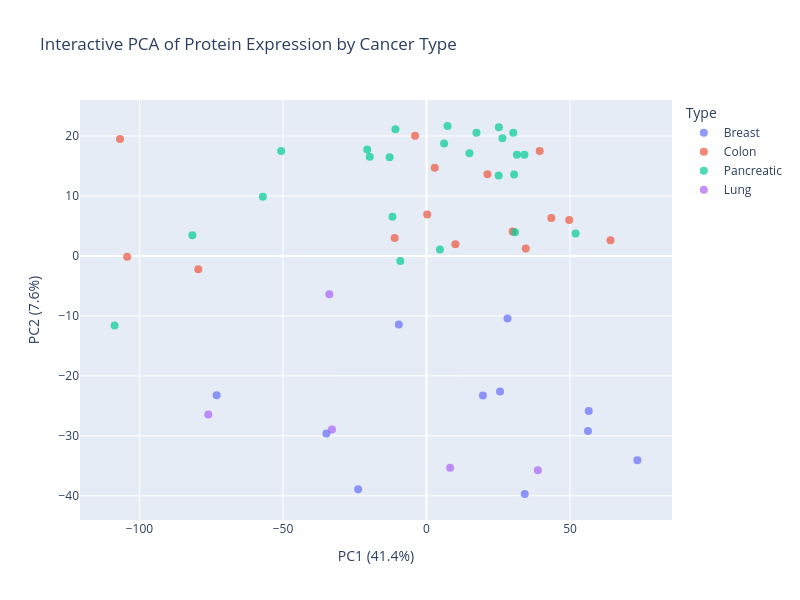

Write notebook code for a chart like this one.
### Code cell
import plotly.express as px
# Initialize PCA
pca = PCA(n_components=20, random_state=42)  # 2 components for visualization

# Fit + transform
X = expr_avg_filt1.T
X.columns = X.columns.astype(str)
X_pca = pca.fit_transform(X)


# Convert to DataFrame for plotting
pca_df = pd.DataFrame(X_pca, index=X.index, columns=["PC1", "PC2", "PC3", "PC4", "PC5", "PC6", "PC7", "PC8", "PC9", "PC10",
                                                    "PC11", "PC12", "PC13", "PC14", "PC15", "PC16", "PC17", "PC18","PC19",
                                                    "PC20"])

# Make sure PCA DataFrame has sample identifiers as a column
pca_df["Sample_ID"] = pca_df.index  # Assuming index = original column names

# Merge PCA results with metadata
pca_df_merged = pca_df.merge(df_pca_md, on="Sample_ID")

# Interactive PCA plot
fig = px.scatter(
    pca_df_merged,
    x="PC1",
    y="PC2",
    color="Type",                  # color points by Type
    hover_data=["Sample_ID", "Type"],  # info shown on hover
    title="Interactive PCA of Protein Expression by Cancer Type",
    width=800,
    height=600
)

# Customize marker appearance
fig.update_traces(marker=dict(size=8, opacity=0.7))

# Label axes with explained variance
fig.update_layout(
    xaxis_title=f"PC1 ({pca.explained_variance_ratio_[0]*100:.1f}%)",
    yaxis_title=f"PC2 ({pca.explained_variance_ratio_[1]*100:.1f}%)"
)

fig.show()
#fig.write_html("PCA_Interactive_MP2_E_Resistance_MaxSumNormalized_PC1_PC2.html")

### Figure 1 — Plotly figure (JSON) as saved in the notebook; plotly's stock layout.template omitted (floating-point values rounded to 4 significant figures)
{"data": [{"customdata": [["B67_1", "Breast"], ["VCU_1", "Breast"], ["VCU_24", "Breast"], ["VCU_3", "Breast"], ["VCU_37", "Breast"], ["VCU_4", "Breast"], ["VCU_43", "Breast"], ["VCU_52", "Breast"], ["VCU_57", "Breast"], ["VCU_74", "Breast"], ["VCU_86", "Breast"]], "hovertemplate": "Type=%{customdata[1]}<br>PC1=%{x}<br>PC2=%{y}<br>Sample_ID=%{customdata[0]}<extra></extra>", "legendgroup": "Breast", "marker": {"color": "#636efa", "opacity": 0.7, "size": 8, "symbol": "circle"}, "mode": "markers", "name": "Breast", "orientation": "v", "showlegend": true, "type": "scatter", "x": [-73.12, 34.22, 56.25, 56.51, 28.21, 73.47, 19.65, 25.62, -34.87, -23.83, -9.648], "xaxis": "x", "y": [-23.24, -39.7, -29.19, -25.84, -10.42, -34.06, -23.28, -22.61, -29.59, -38.91, -11.43], "yaxis": "y"}, {"customdata": [["CRC0_2", "Colon"], ["CRC4_P1", "Colon"], ["H107_P1", "Colon"], ["H32_2", "Colon"], ["H36", "Colon"], ["H38_P2", "Colon"], ["H85_1", "Colon"], ["VCU_20", "Colon"], ["VCU_23", "Colon"], ["VCU_26", "Colon"], ["VCU_41", "Colon"], ["VCU_71", "Colon"], ["VCU_73", "Colon"], ["VCU_98", "Colon"], ["VCU_99", "Colon"]], "hovertemplate": "Type=%{customdata[1]}<br>PC1=%{x}<br>PC2=%{y}<br>Sample_ID=%{customdata[0]}<extra></extra>", "legendgroup": "Colon", "marker": {"color": "#EF553B", "opacity": 0.7, "size": 8, "symbol": "circle"}, "mode": "markers", "name": "Colon", "orientation": "v", "showlegend": true, "type": "scatter", "x": [-3.989, -104.3, 39.42, 21.22, 10.07, -79.53, 0.2318, 30.01, -106.8, 64.1, -11.1, 34.58, 2.859, 49.71, 43.49], "xaxis": "x", "y": [20.03, -0.1371, 17.5, 13.64, 1.951, -2.224, 6.889, 4.092, 19.5, 2.623, 3.0, 1.245, 14.7, 6.005, 6.311], "yaxis": "y"}, {"customdata": [["G119_P4", "Pancreatic"], ["G133_P3", "Pancreatic"], ["G186_P2", "Pancreatic"], ["G68_P3", "Pancreatic"], ["P100_P5", "Pancreatic"], ["P65_1", "Pancreatic"], ["VCU_109", "Pancreatic"], ["VCU_111", "Pancreatic"], ["VCU_119", "Pancreatic"], ["VCU_61", "Pancreatic"], ["VCU_62", "Pancreatic"], ["VCU_65", "Pancreatic"], ["VCU_66", "Pancreatic"], ["VCU_67", "Pancreatic"], ["VCU_68", "Pancreatic"], ["VCU_72", "Pancreatic"], ["VCU_75", "Pancreatic"], ["VCU_79", "Pancreatic"], ["VCU_80", "Pancreatic"], ["VCU_81", "Pancreatic"], ["VCU_82", "Pancreatic"], ["VCU_83", "Pancreatic"], ["VCU_84", "Pancreatic"], ["VCU_91", "Pancreatic"]], "hovertemplate": "Type=%{customdata[1]}<br>PC1=%{x}<br>PC2=%{y}<br>Sample_ID=%{customdata[0]}<extra></extra>", "legendgroup": "Pancreatic", "marker": {"color": "#00cc96", "opacity": 0.7, "size": 8, "symbol": "circle"}, "mode": "markers", "name": "Pancreatic", "orientation": "v", "showlegend": true, "type": "scatter", "x": [-81.58, 34.12, -57.01, -108.7, -50.63, -20.66, -12.85, 25.14, 30.51, 51.93, 31.5, 26.47, -19.78, -11.87, 6.133, 25.2, 4.671, 30.82, 17.4, -9.139, 14.95, 7.318, -10.83, 30.22], "xaxis": "x", "y": [3.438, 16.86, 9.872, -11.61, 17.48, 17.74, 16.45, 13.4, 13.57, 3.749, 16.89, 19.64, 16.55, 6.544, 18.75, 21.47, 1.059, 3.944, 20.55, -0.8416, 17.14, 21.67, 21.13, 20.55], "yaxis": "y"}, {"customdata": [["L52", "Lung"], ["L93", "Lung"], ["L98_P1", "Lung"], ["VCU_108", "Lung"], ["VCU_97", "Lung"]], "hovertemplate": "Type=%{customdata[1]}<br>PC1=%{x}<br>PC2=%{y}<br>Sample_ID=%{customdata[0]}<extra></extra>", "legendgroup": "Lung", "marker": {"color": "#ab63fa", "opacity": 0.7, "size": 8, "symbol": "circle"}, "mode": "markers", "name": "Lung", "orientation": "v", "showlegend": true, "type": "scatter", "x": [-76.02, 8.217, -32.95, 38.8, -33.85], "xaxis": "x", "y": [-26.43, -35.34, -28.93, -35.74, -6.402], "yaxis": "y"}], "layout": {"height": 600, "legend": {"title": {"text": "Type"}, "tracegroupgap": 0}, "title": {"text": "Interactive PCA of Protein Expression by Cancer Type"}, "width": 800, "xaxis": {"anchor": "y", "autorange": true, "domain": [0, 1], "range": [-120.7, 85.54], "title": {"text": "PC1 (41.4%)"}, "type": "linear"}, "yaxis": {"anchor": "x", "autorange": true, "domain": [0, 1], "range": [-44.04, 26.0], "title": {"text": "PC2 (7.6%)"}, "type": "linear"}}}
